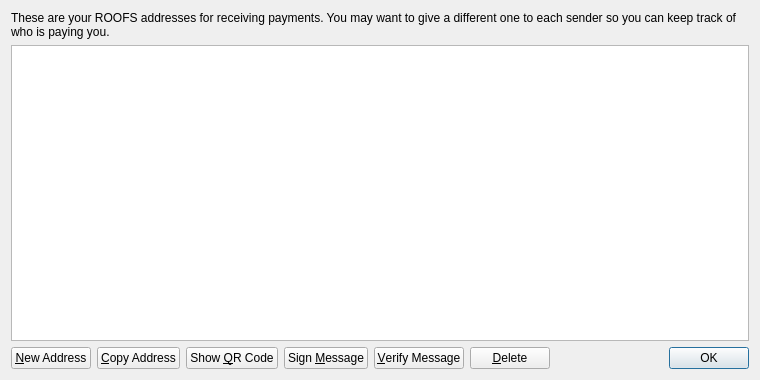
<?xml version="1.0" encoding="UTF-8"?>
<ui version="4.0">
 <class>AddressBookPage</class>
 <widget class="QWidget" name="AddressBookPage">
  <property name="geometry">
   <rect>
    <x>0</x>
    <y>0</y>
    <width>760</width>
    <height>380</height>
   </rect>
  </property>
  <property name="windowTitle">
   <string>Address Book</string>
  </property>
  <layout class="QVBoxLayout" name="verticalLayout">
   <item>
    <widget class="QLabel" name="labelExplanation">
     <property name="text">
      <string>These are your ROOFS addresses for receiving payments. You may want to give a different one to each sender so you can keep track of who is paying you.</string>
     </property>
     <property name="textFormat">
      <enum>Qt::PlainText</enum>
     </property>
     <property name="wordWrap">
      <bool>true</bool>
     </property>
    </widget>
   </item>
   <item>
    <widget class="QTableView" name="tableView">
     <property name="contextMenuPolicy">
      <enum>Qt::CustomContextMenu</enum>
     </property>
     <property name="toolTip">
      <string>Double-click to edit address or label</string>
     </property>
     <property name="tabKeyNavigation">
      <bool>false</bool>
     </property>
     <property name="alternatingRowColors">
      <bool>true</bool>
     </property>
     <property name="selectionMode">
      <enum>QAbstractItemView::SingleSelection</enum>
     </property>
     <property name="selectionBehavior">
      <enum>QAbstractItemView::SelectRows</enum>
     </property>
     <property name="sortingEnabled">
      <bool>true</bool>
     </property>
     <attribute name="verticalHeaderVisible">
      <bool>false</bool>
     </attribute>
    </widget>
   </item>
   <item>
    <layout class="QHBoxLayout" name="horizontalLayout">
     <item>
      <widget class="QPushButton" name="newAddressButton">
       <property name="toolTip">
        <string>Create a new address</string>
       </property>
       <property name="text">
        <string>&amp;New Address</string>
       </property>
       <property name="icon">
        <iconset resource="../bitcoin.qrc">
         <normaloff>:/icons/add</normaloff>:/icons/add</iconset>
       </property>
      </widget>
     </item>
     <item>
      <widget class="QPushButton" name="copyToClipboard">
       <property name="toolTip">
        <string>Copy the currently selected address to the system clipboard</string>
       </property>
       <property name="text">
        <string>&amp;Copy Address</string>
       </property>
       <property name="icon">
        <iconset resource="../bitcoin.qrc">
         <normaloff>:/icons/editcopy</normaloff>:/icons/editcopy</iconset>
       </property>
      </widget>
     </item>
     <item>
      <widget class="QPushButton" name="showQRCode">
       <property name="text">
        <string>Show &amp;QR Code</string>
       </property>
       <property name="icon">
        <iconset resource="../bitcoin.qrc">
         <normaloff>:/icons/qrcode</normaloff>:/icons/qrcode</iconset>
       </property>
      </widget>
     </item>
     <item>
      <widget class="QPushButton" name="signMessage">
       <property name="toolTip">
        <string>Sign a message to prove you own a ROOFS address</string>
       </property>
       <property name="text">
        <string>Sign &amp;Message</string>
       </property>
       <property name="icon">
        <iconset resource="../bitcoin.qrc">
         <normaloff>:/icons/edit</normaloff>:/icons/edit</iconset>
       </property>
      </widget>
     </item>
     <item>
      <widget class="QPushButton" name="verifyMessage">
       <property name="toolTip">
        <string>Verify a message to ensure it was signed with a specified ROOFS address</string>
       </property>
       <property name="text">
        <string>&amp;Verify Message</string>
       </property>
       <property name="icon">
        <iconset resource="../bitcoin.qrc">
         <normaloff>:/icons/transaction_0</normaloff>:/icons/transaction_0</iconset>
       </property>
      </widget>
     </item>
     <item>
      <widget class="QPushButton" name="deleteButton">
       <property name="toolTip">
        <string>Delete the currently selected address from the list</string>
       </property>
       <property name="text">
        <string>&amp;Delete</string>
       </property>
       <property name="icon">
        <iconset resource="../bitcoin.qrc">
         <normaloff>:/icons/remove</normaloff>:/icons/remove</iconset>
       </property>
      </widget>
     </item>
     <item>
      <spacer name="horizontalSpacer">
       <property name="orientation">
        <enum>Qt::Horizontal</enum>
       </property>
       <property name="sizeHint" stdset="0">
        <size>
         <width>40</width>
         <height>20</height>
        </size>
       </property>
      </spacer>
     </item>
     <item>
      <widget class="QDialogButtonBox" name="buttonBox">
       <property name="sizePolicy">
        <sizepolicy hsizetype="Maximum" vsizetype="Fixed">
         <horstretch>0</horstretch>
         <verstretch>0</verstretch>
        </sizepolicy>
       </property>
       <property name="standardButtons">
        <set>QDialogButtonBox::Ok</set>
       </property>
      </widget>
     </item>
    </layout>
   </item>
  </layout>
 </widget>
 <resources>
  <include location="../bitcoin.qrc"/>
 </resources>
 <connections/>
</ui>
